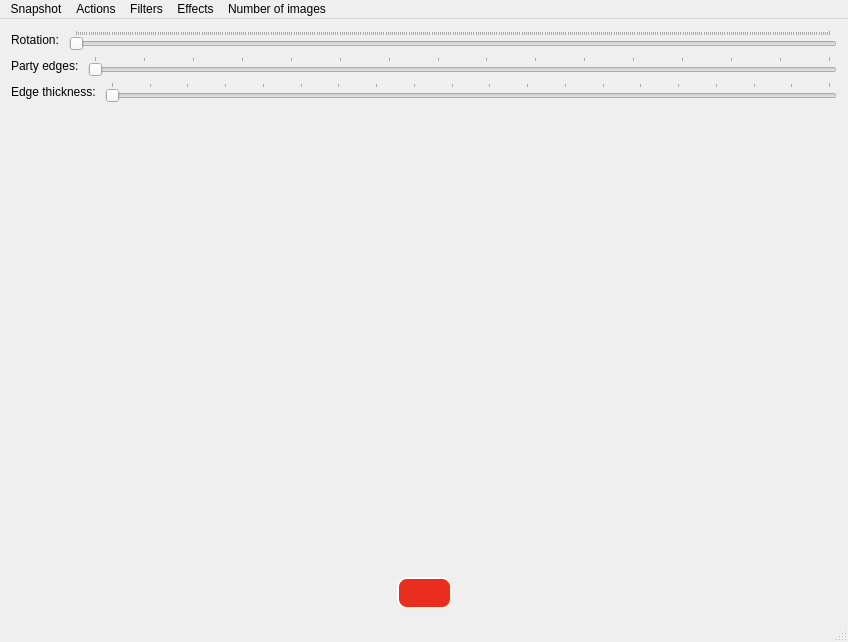
<?xml version="1.0" encoding="UTF-8"?>
<ui version="4.0">
 <class>MainWindow</class>
 <widget class="QMainWindow" name="MainWindow">
  <property name="geometry">
   <rect>
    <x>0</x>
    <y>0</y>
    <width>848</width>
    <height>642</height>
   </rect>
  </property>
  <property name="windowTitle">
   <string>Snapshot</string>
  </property>
  <widget class="QWidget" name="centralWidget">
   <layout class="QGridLayout" name="gridLayout">
    <item row="1" column="0">
     <widget class="OpenCVViewer" name="widget_img" native="true">
      <property name="mouseTracking">
       <bool>true</bool>
      </property>
     </widget>
    </item>
    <item row="2" column="0">
     <layout class="QHBoxLayout" name="horizontalLayout_2">
      <item>
       <spacer name="horizontalSpacer">
        <property name="orientation">
         <enum>Qt::Horizontal</enum>
        </property>
        <property name="sizeHint" stdset="0">
         <size>
          <width>40</width>
          <height>20</height>
         </size>
        </property>
       </spacer>
      </item>
      <item>
       <widget class="QPushButton" name="buttonSnap">
        <property name="styleSheet">
         <string notr="true">QPushButton:enabled {
background-color: rgb(233, 46, 31);
color: #FFFFFF;
border-style: outset;
border-width: 2px;
border-radius: 10px;
border-color: beige;
font: bold 14px;
min-width: 1em;
padding: 6px;
}
QPushButton:hover {
background-color: rgb(255, 78, 0);
color: #FFFFFF;
border-style: outset;
border-width: 2px;
border-radius: 10px;
border-color: beige;
font: bold 14px;
min-width: 1em;
padding: 6px;
}
QPushButton:disabled {
background-color: rgb(233, 46, 31);
color: #FFFFFF;
border-style: outset;
border-width: 2px;
border-radius: 10px;
border-color: beige;
font: bold 14px;
min-width: 1em;
padding: 6px;
}
QPushButton:pressed {
background-color: rgb(215, 24, 8);
color: #FFFFFF;
border-style: outset;
border-width: 2px;
border-radius: 10px;
border-color: rgb(211, 211, 211);
font: bold 14px;
min-width: 1em;
padding: 6px;
border-style: inset;
}
</string>
        </property>
        <property name="text">
         <string/>
        </property>
       </widget>
      </item>
      <item>
       <spacer name="horizontalSpacer_2">
        <property name="orientation">
         <enum>Qt::Horizontal</enum>
        </property>
        <property name="sizeHint" stdset="0">
         <size>
          <width>40</width>
          <height>20</height>
         </size>
        </property>
       </spacer>
      </item>
     </layout>
    </item>
    <item row="0" column="0">
     <layout class="QVBoxLayout" name="verticalLayout">
      <item>
       <layout class="QHBoxLayout" name="horizontalLayout">
        <item>
         <widget class="QLabel" name="label">
          <property name="text">
           <string>Rotation: </string>
          </property>
         </widget>
        </item>
        <item>
         <widget class="QSlider" name="sliderRotate">
          <property name="maximum">
           <number>360</number>
          </property>
          <property name="orientation">
           <enum>Qt::Horizontal</enum>
          </property>
          <property name="tickPosition">
           <enum>QSlider::TicksAbove</enum>
          </property>
          <property name="tickInterval">
           <number>1</number>
          </property>
         </widget>
        </item>
       </layout>
      </item>
      <item>
       <layout class="QHBoxLayout" name="horizontalLayout_5">
        <item>
         <widget class="QLabel" name="label_2">
          <property name="text">
           <string>Party edges: </string>
          </property>
         </widget>
        </item>
        <item>
         <widget class="QSlider" name="sliderPartyEdges">
          <property name="minimum">
           <number>0</number>
          </property>
          <property name="maximum">
           <number>15</number>
          </property>
          <property name="singleStep">
           <number>1</number>
          </property>
          <property name="pageStep">
           <number>1</number>
          </property>
          <property name="orientation">
           <enum>Qt::Horizontal</enum>
          </property>
          <property name="tickPosition">
           <enum>QSlider::TicksAbove</enum>
          </property>
          <property name="tickInterval">
           <number>1</number>
          </property>
         </widget>
        </item>
       </layout>
      </item>
      <item>
       <layout class="QHBoxLayout" name="horizontalLayout_3">
        <item>
         <widget class="QLabel" name="label_3">
          <property name="text">
           <string>Edge thickness: </string>
          </property>
         </widget>
        </item>
        <item>
         <widget class="QSlider" name="sliderEdgeThickness">
          <property name="minimum">
           <number>1</number>
          </property>
          <property name="maximum">
           <number>20</number>
          </property>
          <property name="orientation">
           <enum>Qt::Horizontal</enum>
          </property>
          <property name="tickPosition">
           <enum>QSlider::TicksAbove</enum>
          </property>
          <property name="tickInterval">
           <number>1</number>
          </property>
         </widget>
        </item>
       </layout>
      </item>
     </layout>
    </item>
   </layout>
  </widget>
  <widget class="QMenuBar" name="menuBar">
   <property name="geometry">
    <rect>
     <x>0</x>
     <y>0</y>
     <width>848</width>
     <height>22</height>
    </rect>
   </property>
   <widget class="QMenu" name="menuSnapshot">
    <property name="title">
     <string>Snapshot</string>
    </property>
    <addaction name="actionAbout"/>
   </widget>
   <widget class="QMenu" name="menuFilter">
    <property name="title">
     <string>Filters</string>
    </property>
    <addaction name="actionGrey"/>
    <addaction name="actionBlur"/>
    <addaction name="actionInvert"/>
    <addaction name="actionFancy1"/>
    <addaction name="actionFancy2"/>
    <addaction name="actionFoggyRetro"/>
    <addaction name="actionSwitchRB"/>
    <addaction name="separator"/>
    <addaction name="actionResetFilters"/>
   </widget>
   <widget class="QMenu" name="menuActions">
    <property name="title">
     <string>Actions</string>
    </property>
    <addaction name="actionSaveImage"/>
    <addaction name="separator"/>
    <addaction name="actionResetAll"/>
   </widget>
   <widget class="QMenu" name="menuNumber_of_images">
    <property name="title">
     <string>Number of images</string>
    </property>
    <addaction name="action1_image"/>
    <addaction name="action4_images"/>
    <addaction name="action9_images"/>
    <addaction name="action12_images"/>
    <addaction name="action16_images"/>
    <addaction name="separator"/>
    <addaction name="actionResetNumberOfImages"/>
   </widget>
   <widget class="QMenu" name="menuEffects">
    <property name="title">
     <string>Effects</string>
    </property>
    <addaction name="actionMirror"/>
    <addaction name="actionMany"/>
    <addaction name="separator"/>
    <addaction name="actionFlipHorizontally"/>
    <addaction name="actionFlipVertically"/>
    <addaction name="actionFlipHorizontallyAndVertically"/>
    <addaction name="separator"/>
    <addaction name="actionResetEffects"/>
   </widget>
   <addaction name="menuSnapshot"/>
   <addaction name="menuActions"/>
   <addaction name="menuFilter"/>
   <addaction name="menuEffects"/>
   <addaction name="menuNumber_of_images"/>
  </widget>
  <widget class="QStatusBar" name="statusBar"/>
  <action name="actionAbout">
   <property name="text">
    <string>About</string>
   </property>
   <property name="shortcut">
    <string>Ctrl+A</string>
   </property>
  </action>
  <action name="actionStart">
   <property name="text">
    <string>Start</string>
   </property>
  </action>
  <action name="actionGrey">
   <property name="text">
    <string>Grey</string>
   </property>
   <property name="shortcut">
    <string>Meta+1</string>
   </property>
  </action>
  <action name="actionBlur">
   <property name="text">
    <string>Blur</string>
   </property>
   <property name="shortcut">
    <string>Meta+2</string>
   </property>
  </action>
  <action name="actionInvert">
   <property name="text">
    <string>Invert</string>
   </property>
   <property name="shortcut">
    <string>Meta+3</string>
   </property>
  </action>
  <action name="actionMirror">
   <property name="text">
    <string>Mirror</string>
   </property>
   <property name="shortcut">
    <string>Meta+Q</string>
   </property>
  </action>
  <action name="actionMany">
   <property name="text">
    <string>Many</string>
   </property>
   <property name="shortcut">
    <string>Meta+W</string>
   </property>
  </action>
  <action name="actionFancy1">
   <property name="text">
    <string>Fancy 1</string>
   </property>
   <property name="shortcut">
    <string>Meta+4</string>
   </property>
  </action>
  <action name="actionSwitchRB">
   <property name="text">
    <string>Switch Red and Blue</string>
   </property>
   <property name="shortcut">
    <string>Meta+7</string>
   </property>
  </action>
  <action name="actionResetFilters">
   <property name="text">
    <string>Reset</string>
   </property>
  </action>
  <action name="actionSaveImage">
   <property name="text">
    <string>Save image</string>
   </property>
   <property name="shortcut">
    <string>Ctrl+S</string>
   </property>
  </action>
  <action name="action1_image">
   <property name="text">
    <string>1 image</string>
   </property>
   <property name="shortcut">
    <string>Ctrl+1</string>
   </property>
  </action>
  <action name="action4_images">
   <property name="text">
    <string>4 images</string>
   </property>
   <property name="shortcut">
    <string>Ctrl+2</string>
   </property>
  </action>
  <action name="action9_images">
   <property name="text">
    <string>9 images</string>
   </property>
   <property name="shortcut">
    <string>Ctrl+3</string>
   </property>
  </action>
  <action name="action12_images">
   <property name="text">
    <string>12 images</string>
   </property>
   <property name="shortcut">
    <string>Ctrl+4</string>
   </property>
  </action>
  <action name="action16_images">
   <property name="text">
    <string>16 images</string>
   </property>
   <property name="shortcut">
    <string>Ctrl+5</string>
   </property>
  </action>
  <action name="actionResetNumberOfImages">
   <property name="text">
    <string>Reset</string>
   </property>
  </action>
  <action name="actionResetAll">
   <property name="text">
    <string>Reset all</string>
   </property>
   <property name="shortcut">
    <string>Ctrl+Del</string>
   </property>
  </action>
  <action name="actionFlipHorizontally">
   <property name="text">
    <string>Flip horizontally</string>
   </property>
   <property name="shortcut">
    <string>Meta+E</string>
   </property>
  </action>
  <action name="actionFlipVertically">
   <property name="text">
    <string>Flip vertically</string>
   </property>
   <property name="shortcut">
    <string>Meta+R</string>
   </property>
  </action>
  <action name="actionFlipHorizontallyAndVertically">
   <property name="text">
    <string>Flip horizontally and vertically</string>
   </property>
   <property name="shortcut">
    <string>Meta+T</string>
   </property>
  </action>
  <action name="actionResetEffects">
   <property name="text">
    <string>Reset</string>
   </property>
  </action>
  <action name="actionFancy2">
   <property name="text">
    <string>Fancy 2</string>
   </property>
   <property name="shortcut">
    <string>Meta+5</string>
   </property>
  </action>
  <action name="actionFoggyRetro">
   <property name="text">
    <string>Foggy retro</string>
   </property>
   <property name="shortcut">
    <string>Meta+6</string>
   </property>
  </action>
  <action name="actionPartyEdges">
   <property name="text">
    <string>Party edges</string>
   </property>
  </action>
 </widget>
 <layoutdefault spacing="6" margin="11"/>
 <customwidgets>
  <customwidget>
   <class>OpenCVViewer</class>
   <extends>QWidget</extends>
   <header>hcpp/opencvviewer.h</header>
   <container>1</container>
  </customwidget>
 </customwidgets>
 <resources/>
 <connections/>
</ui>
